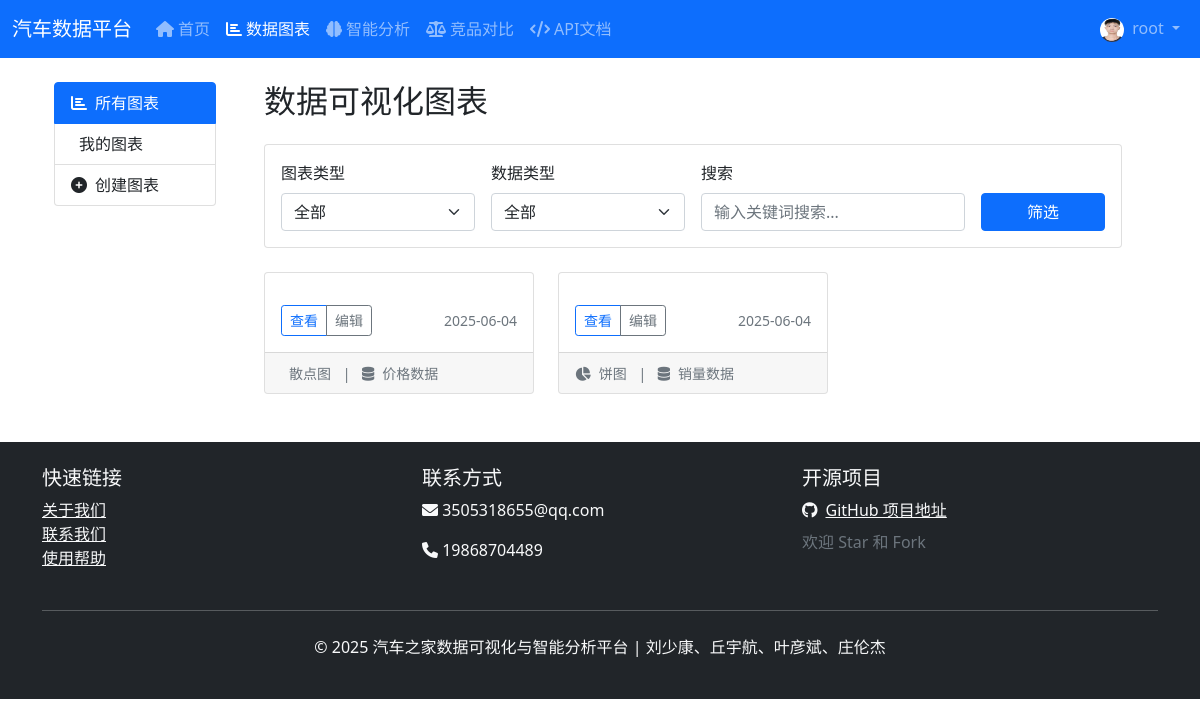
Page /visualization/charts/ (signed in) on the committed database.
### accounts/models.py (models this page shows, shortened)
class UserProfile(models.Model):
    EDUCATION_CHOICES = (
        ('high_school', '高中及以下'),
        ('college', '大专'),
        ('bachelor', '本科'),
        ('master', '硕士'),
        ('phd', '博士'),
    )
    GENDER_CHOICES = (
        ('male', '男'),
        ('female', '女'),
        ('other', '其他'),
    )
    user = models.OneToOneField(User, on_delete=models.CASCADE, related_name='profile')
    avatar = models.ImageField(upload_to='avatars/', blank=True, null=True, verbose_name='头像')
    bio = models.TextField(max_length=500, blank=True, null=True, verbose_name='个人简介')
    birth_date = models.DateField(null=True, blank=True, verbose_name='出生日期')
    gender = models.CharField(max_length=10, choices=GENDER_CHOICES, blank=True, null=True, verbose_name='性别')
    phone = models.CharField(max_length=20, blank=True, null=True, verbose_name='电话')
    address = models.CharField(max_length=200, blank=True, null=True, verbose_name='地址')
    education = models.CharField(max_length=20, choices=EDUCATION_CHOICES, blank=True, null=True, verbose_name='学历')
    occupation = models.CharField(max_length=100, blank=True, null=True, verbose_name='职业')
    company = models.CharField(max_length=100, blank=True, null=True, verbose_name='公司')
    website = models.URLField(max_length=200, blank=True, null=True, verbose_name='个人网站')
    social_github = models.URLField(max_length=200, blank=True, null=True, verbose_name='GitHub')
    social_weibo = models.URLField(max_length=200, blank=True, null=True, verbose_name='微博')
    social_wechat = models.CharField(max_length=100, blank=True, null=True, verbose_name='微信')
    interests = models.TextField(max_length=500, blank=True, null=True, verbose_name='兴趣爱好')
    created_at = models.DateTimeField(default=timezone.now, verbose_name='创建时间')
    updated_at = models.DateTimeField(auto_now=True, verbose_name='更新时间')
    class Meta:
        verbose_name = '用户资料'
        verbose_name_plural = verbose_name
    def get_avatar_url(self):
        if self.avatar and self.avatar.url:
            return self.avatar.url
        return '/static/images/default-avatar.svg'

### visualization/models.py (models this page shows, shortened)
class Chart(models.Model):
    CHART_TYPES = (
        ('line', '折线图'),
        ('bar', '柱状图'),
        ('pie', '饼图'),
        ('scatter', '散点图'),
        ('heatmap', '热力图'),
        ('radar', '雷达图'),
    )
    DATA_TYPES = (
        ('sales', '销量数据'),
        ('price', '价格数据'),
        ('rating', '评分数据'),
        ('comment', '评论数据'),
    )
    title = models.CharField(max_length=100, verbose_name='图表标题')
    description = models.TextField(blank=True, null=True, verbose_name='图表描述')
    chart_type = models.CharField(max_length=20, choices=CHART_TYPES, verbose_name='图表类型')
    data_type = models.CharField(max_length=20, choices=DATA_TYPES, verbose_name='数据类型')
    config = models.JSONField(default=dict, verbose_name='图表配置')
    created_by = models.ForeignKey(User, on_delete=models.CASCADE, verbose_name='创建者')
    created_at = models.DateTimeField(default=timezone.now, verbose_name='创建时间')
    updated_at = models.DateTimeField(auto_now=True, verbose_name='更新时间')
    is_public = models.BooleanField(default=True, verbose_name='是否公开')
    class Meta:
        verbose_name = '图表'
        verbose_name_plural = verbose_name
        ordering = ['-created_at']

### visualization/views.py (the view)
# urls.py: path('charts/', views.chart_list, name='chart_list'),
def chart_list(request):
    charts = Chart.objects.filter(is_public=True).select_related('created_by').order_by('-created_at')
    paginator = Paginator(charts, 6)  # 每页显示6个图表
    page_number = request.GET.get('page')
    page_obj = paginator.get_page(page_number)
    return render(request, 'visualization/chart_list.html', {
        'charts': page_obj,
        'page_obj': page_obj
    })

### templates/visualization/chart_list.html (shortened to what this page needs)
{% extends "visualization/base.html" %}
{% block visualization_content %}
<div class="container">
    <h2 class="mb-4">数据可视化图表</h2>
    <div class="card mb-4">
        <div class="card-body">
            <form method="get" class="row g-3">
                <div class="col-md-3">
                    <label for="chart_type" class="form-label">图表类型</label>
                    <select class="form-select" id="chart_type" name="chart_type">
                        <option value="">全部</option>
                    </select>
                </div>
                <div class="col-md-3">
                    <label for="data_type" class="form-label">数据类型</label>
                    <select class="form-select" id="data_type" name="data_type">
                        <option value="">全部</option>
                    </select>
                </div>
                <div class="col-md-4">
                    <label for="search" class="form-label">搜索</label>
                    <input type="text" class="form-control" id="search" name="search" value="{{ request.GET.search }}" placeholder="输入关键词搜索...">
                </div>
                <div class="col-md-2 d-flex align-items-end">
                    <button type="submit" class="btn btn-primary w-100">筛选</button>
                </div>
            </form>
        </div>
    </div>
    <div class="row row-cols-1 row-cols-md-3 g-4">
        {% for chart in charts %}
        <div class="col">
            <div class="card h-100">
                <div class="card-body">
                    <div class="d-flex justify-content-between align-items-center">
                        <div class="btn-group">
                            <a href="{% url 'visualization:chart_detail' chart.id %}" class="btn btn-sm btn-outline-primary">查看</a>
                            {% if user == chart.created_by %}
                            <a href="{% url 'visualization:chart_edit' chart.id %}" class="btn btn-sm btn-outline-secondary">编辑</a>
                            {% endif %}
                        </div>
                        <small class="text-muted">{{ chart.created_at|date:"Y-m-d" }}</small>
                    </div>
                </div>
                <div class="card-footer">
                    <small class="text-muted">
                        <i class="fas fa-chart-{{ chart.chart_type }} me-2"></i>{{ chart.get_chart_type_display }}
                        <span class="mx-2">|</span>
                        <i class="fas fa-database me-2"></i>{{ chart.get_data_type_display }}
                    </small>
                </div>
            </div>
        </div>
        {% empty %}
        <div class="col-12">
            <div class="alert alert-info" role="alert">
                暂无图表数据
            </div>
        </div>
        {% endfor %}
    </div>
</div>
{% endblock %}

### templates/base.html (shortened to what this page needs)
<!DOCTYPE html>
<html lang="zh-hans">
<head>
    <link href="https://cdn.jsdelivr.net/npm/bootstrap@5.1.3/dist/css/bootstrap.min.css" rel="stylesheet">
    <link rel="stylesheet" href="https://cdnjs.cloudflare.com/ajax/libs/font-awesome/6.0.0-beta3/css/all.min.css">
    {% block extra_css %}{% endblock %}
</head>
<body>
    <nav class="navbar navbar-expand-lg navbar-dark bg-primary">
        <div class="container-fluid">
            <a class="navbar-brand" href="/">汽车数据平台</a>
            <div class="collapse navbar-collapse" id="navbarNav">
                <ul class="navbar-nav me-auto">
                    <li class="nav-item">
                        <a class="nav-link {% if request.resolver_match.url_name == 'home' %}active{% endif %}" href="/">
                            <i class="fas fa-home me-1"></i>首页
                        </a>
                    </li>
                    <li class="nav-item">
                        <a class="nav-link {% if 'visualization' in request.path %}active{% endif %}" href="{% url 'visualization:chart_list' %}">
                            <i class="fas fa-chart-bar me-1"></i>数据图表
                        </a>
                    </li>
                    <li class="nav-item">
                        <a class="nav-link {% if 'analysis' in request.path %}active{% endif %}" href="{% url 'car_analysis:data_analysis:index' %}">
                            <i class="fas fa-brain me-1"></i>智能分析
                        </a>
                    </li>
                    <li class="nav-item">
                        <a class="nav-link {% if 'comparison' in request.path %}active{% endif %}" href="{% url 'car_analysis:comparison' %}">
                            <i class="fas fa-balance-scale me-1"></i>竞品对比
                        </a>
                    </li>
                    <li class="nav-item">
                        <a class="nav-link {% if 'api' in request.path %}active{% endif %}" href="{% url 'car_api:docs' %}">
                            <i class="fas fa-code me-1"></i>API文档
                        </a>
                    </li>
                </ul>
                <ul class="navbar-nav">
                    {% if user.is_authenticated %}
                    <li class="nav-item dropdown">
                        <a class="nav-link dropdown-toggle" href="#" id="userDropdown" role="button" data-bs-toggle="dropdown">
                            <img src="{{ user.profile.get_avatar_url }}" class="rounded-circle me-1" width="24" height="24" alt="头像">
                            {{ user.username }}
                        </a>
                    </li>
                    {% endif %}
                </ul>
            </div>
        </div>
    </nav>
    <div class="container mt-4">
        {% block content %}{% endblock %}
    </div>
    <footer class="bg-dark text-light py-4 mt-5">
        <div class="container">
            <div class="row">
                <div class="col-md-4">
                    <h5>快速链接</h5>
                    <ul class="list-unstyled">
                        <li><a href="{% url 'about' %}" class="text-light">关于我们</a></li>
                        <li><a href="{% url 'contact' %}" class="text-light">联系我们</a></li>
                        <li><a href="{% url 'help' %}" class="text-light">使用帮助</a></li>
                    </ul>
                </div>
                <div class="col-md-4">
                    <h5>联系方式</h5>
                    <p><i class="fas fa-envelope"></i> 3505318655@qq.com</p>
                    <p><i class="fas fa-phone"></i> 19868704489</p>
                </div>
                <div class="col-md-4">
                    <h5>开源项目</h5>
                    <div class="github-link">
                        <a href="https://github.com/hazaikk/car" target="_blank" class="text-light">
                            <i class="fab fa-github me-2"></i>GitHub 项目地址
                        </a>
                        <p class="text-muted mt-2 mb-0">欢迎 Star 和 Fork</p>
                    </div>
                </div>
            </div>
            <hr class="my-4">
            <div class="text-center">
                <p>&copy; 2025 汽车之家数据可视化与智能分析平台 | 刘少康、丘宇航、叶彦斌、庄伦杰</p>
            </div>
        </div>
    </footer>
</body>
</html>

### rows in the picture
Chart: shows "编辑", created_at "2025-06-04", chart_type "散点图", data_type "价格数据"
Chart: shows "编辑", created_at "2025-06-04", chart_type "饼图", data_type "销量数据"

### other values in the picture
{{ user.username }} "root"
